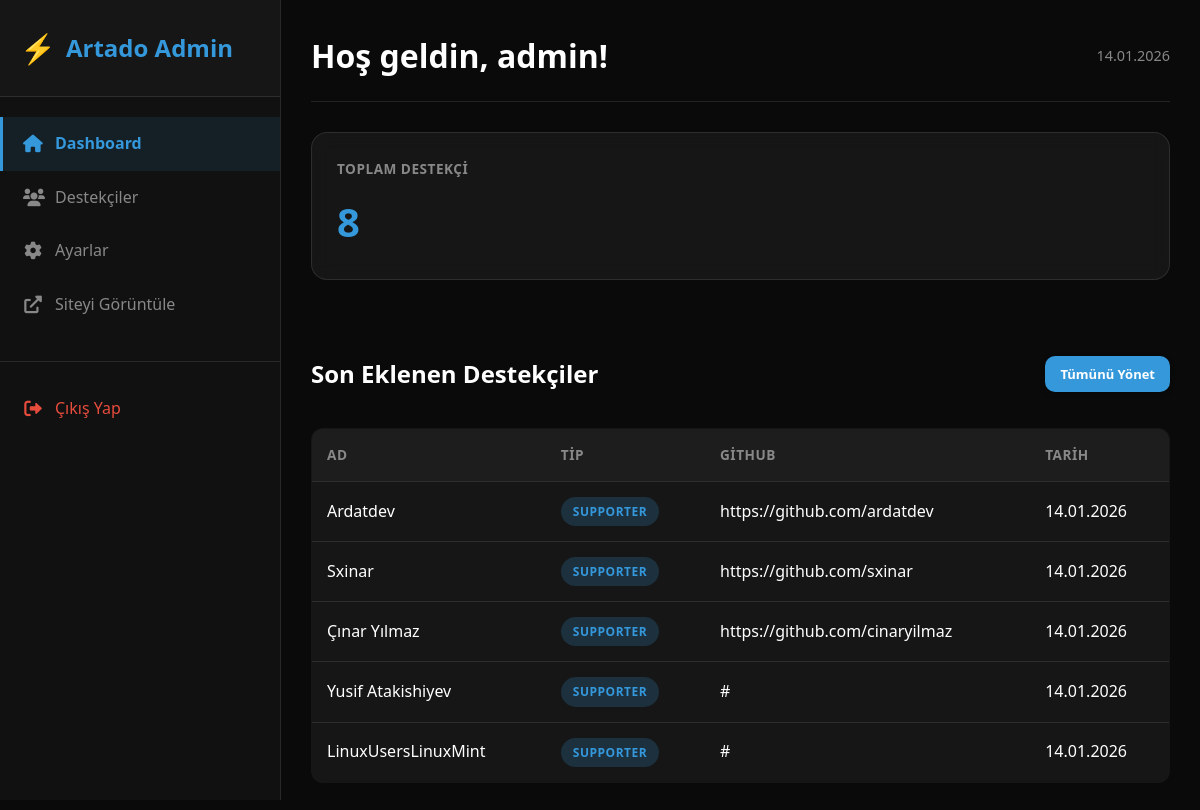
/admin/index.php (signed in), run on the app's committed database.
### tables this page shows
CREATE TABLE IF NOT EXISTS `supporters` (
    `id` INT AUTO_INCREMENT PRIMARY KEY,
    `name` VARCHAR(100) NOT NULL,
    `slug` VARCHAR(100) NOT NULL UNIQUE,
    `image_url` VARCHAR(255),
    `github_link` VARCHAR(255),
    `description` TEXT,
    `contributions` TEXT,  
    `type` ENUM('supporter', 'developer', 'sponsor') DEFAULT 'supporter',
    `order_priority` INT DEFAULT 0,
    `created_at` TIMESTAMP DEFAULT CURRENT_TIMESTAMP
);

### admin/index.php (the view, shortened to what this page needs)
<?php
require_once '../core/db.php';
$supporterCount = $pdo->query("SELECT COUNT(*) FROM supporters")->fetchColumn();
$recentSupporters = $pdo->query("SELECT * FROM supporters ORDER BY created_at DESC LIMIT 5")->fetchAll();
?>
<!DOCTYPE html>
<html lang="tr">
<head>
    <link rel="stylesheet" href="../assest/css/styles.css">
    <link rel="stylesheet" href="admin.css">
    <link rel="stylesheet" href="https://cdnjs.cloudflare.com/ajax/libs/font-awesome/6.0.0/css/all.min.css">
</head>
<body>
    <div class="admin-container">
        <aside class="admin-sidebar" id="adminSidebar">
            <div class="admin-sidebar-header">
                <h2>Artado Admin</h2>
            </div>
            <ul class="sidebar-menu">
                <li><a href="index.php" class="active"><i class="fas fa-home"></i> Dashboard</a></li>
                <li><a href="supporters.php"><i class="fas fa-users"></i> Destekçiler</a></li>
                <li><a href="settings.php"><i class="fas fa-cog"></i> Ayarlar</a></li>
                <li><a href="../index.php" target="_blank"><i class="fas fa-external-link-alt"></i> Siteyi Görüntüle</a></li>
                <li class="logout-item"><a href="logout.php"><i class="fas fa-sign-out-alt"></i> Çıkış Yap</a></li>
            </ul>
        </aside>
        <main class="admin-content">
            <div class="admin-header">
                <h1>Hoş geldin, <?php echo $_SESSION['username']; ?>!</h1>
                <div class="date"><?php echo date('d.m.Y'); ?></div>
            </div>
            <div class="stats-grid">
                <div class="stat-card">
                    <h3>Toplam Destekçi</h3>
                    <div class="value"><?php echo $supporterCount; ?></div>
                </div>
            </div>
            <section>
                <div style="display: flex; justify-content: space-between; align-items: center; margin-bottom: 15px;">
                    <h2>Son Eklenen Destekçiler</h2>
                    <a href="supporters.php" class="button button--suggested" style="font-size: 13px; padding: 8px 15px;">Tümünü Yönet</a>
                </div>
                <table class="recent-table">
                    <thead>
                        <tr>
                            <th>Ad</th>
                            <th>Tip</th>
                            <th>GitHub</th>
                            <th>Tarih</th>
                        </tr>
                    </thead>
                    <tbody>
                        <?php foreach($recentSupporters as $s): ?>
                        <tr>
                            <td><?php echo $s['name']; ?></td>
                            <td><span class="badge badge-<?php echo $s['type']; ?>"><?php echo strtoupper($s['type']); ?></span></td>
                            <td><?php echo $s['github_link']; ?></td>
                            <td><?php echo date('d.m.Y', strtotime($s['created_at'])); ?></td>
                        </tr>
                        <?php endforeach; ?>
                    </tbody>
                </table>
            </section>
        </main>
    </div>
</body>
</html>

### assest/css/styles.css (style rules this page uses)
:root { --bg-color: #1a1a1a; --text-color: #ffffff; --header-bg: #222222; --card-bg: #1a1a1a; --card-border: #E5E8EB; --link-color: #3498db; --hover-color: #f39c12; --hover-color-rgb: 243, 156, 18; --sidebar-bg: #111; --sidebar-bg-rgb: 17, 17, 17; --button-bg: #1b4561; --button-text: #ecf0f1; --paragraph-color: #b0b0b0; --shadow-color: rgba(0, 0, 0, 0.3); --card-shadow: 0 4px 8px rgba(0, 0, 0, 0.2); --glass-bg: rgba(255, 255, 255, 0.03); --glass-border: rgba(255, 255, 255, 0.08); --hero-gradient-top: #ffffff; }
body, header, footer, .card, .side-menu, .button, .buton, .contributors, .grid, .contributor, .forum-zi, .ft-img { transition: background-color 0.3s ease, color 0.3s ease, border-color 0.3s ease; }
html { scroll-behavior: smooth; }
html, body { overflow-x: hidden; width: 100%; min-height: 100vh; display: flex; flex-direction: column; }
body { font-family: 'Segoe UI', Tahoma, Geneva, Verdana, sans-serif; margin: 0; padding: 0; background-color: var(--bg-color); color: var(--text-color); line-height: 1.6; transition: background-color 0.3s ease, color 0.3s ease; min-height: 100vh; display: flex; flex-direction: column; }
main { flex: 1 0 auto; }
body, .side-menu { transition: background-color 0.4s cubic-bezier(0.4, 0, 0.2, 1), color 0.4s cubic-bezier(0.4, 0, 0.2, 1); }
main { padding: 20px; }
h1 { font-size: 24px; color: var(--link-color); margin-bottom: 20px; }
.button { color: var(--button-text); background-color: var(--button-bg); border: none; border-radius: 8px; padding: 12px 24px; text-decoration: none; display: block; transition: all 0.3s ease; font-weight: 500; box-shadow: 0 2px 5px var(--shadow-color); cursor: pointer; }

### data on the page
supporters: name "Ardatdev", type "SUPPORTER", github_link "https://github.com/ardatdev", created_at "14.01.2026"
supporters: name "Sxinar", type "SUPPORTER", github_link "https://github.com/sxinar", created_at "14.01.2026"
supporters: name "Çınar Yılmaz", type "SUPPORTER", github_link "https://github.com/cinaryilmaz", created_at "14.01.2026"
supporters: name "Yusif Atakishiyev", type "SUPPORTER", github_link "#", created_at "14.01.2026"
supporters: name "LinuxUsersLinuxMint", type "SUPPORTER", github_link "#", created_at "14.01.2026"

### other printed values
$_SESSION['username'] "admin"
$supporterCount "8"
